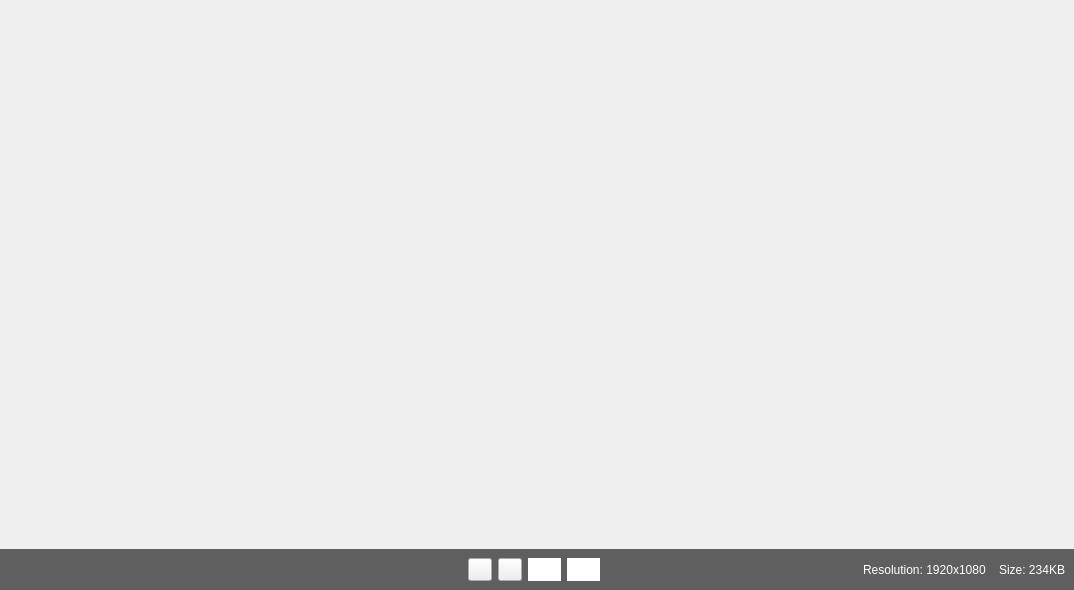
<?xml version="1.0" encoding="UTF-8"?>
<ui version="4.0">
 <class>PicturePlay</class>
 <widget class="QWidget" name="PicturePlay">
  <property name="geometry">
   <rect>
    <x>0</x>
    <y>0</y>
    <width>1074</width>
    <height>590</height>
   </rect>
  </property>
  <property name="windowTitle">
   <string>Form</string>
  </property>
  <layout class="QVBoxLayout" name="verticalLayout">
   <property name="spacing">
    <number>0</number>
   </property>
   <property name="leftMargin">
    <number>0</number>
   </property>
   <property name="topMargin">
    <number>0</number>
   </property>
   <property name="rightMargin">
    <number>0</number>
   </property>
   <property name="bottomMargin">
    <number>0</number>
   </property>
   <item>
    <widget class="QWidget" name="widget_pixmap" native="true">
     <property name="sizePolicy">
      <sizepolicy hsizetype="Preferred" vsizetype="Expanding">
       <horstretch>0</horstretch>
       <verstretch>0</verstretch>
      </sizepolicy>
     </property>
    </widget>
   </item>
   <item>
    <widget class="QWidget" name="widget_bar" native="true">
     <property name="styleSheet">
      <string notr="true">QWidget#widget_bar
{
	background-color: #5F5F5F;
}</string>
     </property>
     <layout class="QHBoxLayout" name="horizontalLayout">
      <item>
       <spacer name="horizontalSpacer">
        <property name="orientation">
         <enum>Qt::Horizontal</enum>
        </property>
        <property name="sizeHint" stdset="0">
         <size>
          <width>40</width>
          <height>20</height>
         </size>
        </property>
       </spacer>
      </item>
      <item>
       <widget class="QToolButton" name="toolButton_previousPlay">
        <property name="styleSheet">
         <string notr="true">QToolButton[pause=false]
{
	min-width: 30px;
	min-height: 20px;
	border: 0px;
	border-radius: 0px;
	border-image: url(:/playback/playback/pb_rewind.png);
	background-color: #FFFFFF;
}
QToolButton[pause=true]
{
	min-width: 30px;
	min-height: 20px;
	border: 0px;
	border-radius: 0px;
	border-image: url(:/playback/playback/pb_pause.png);
	background-color: #FFFFFF;
}
QToolButton:hover
{
	background-color: rgb(10,168,227);
}
QToolButton:pressed
{
	background-color: #2E2E2E;
}
QToolButton:checked
{
	background-color: rgb(10,168,227);
}
QToolButton:disabled
{
	background-color: rgb(150,150,150);
}</string>
        </property>
        <property name="text">
         <string/>
        </property>
        <property name="pause" stdset="0">
         <bool>false</bool>
        </property>
       </widget>
      </item>
      <item>
       <widget class="QToolButton" name="toolButton_postPlay">
        <property name="styleSheet">
         <string notr="true">QToolButton[pause=false]
{
	min-width: 30px;
	min-height: 20px;
	border: 0px;
	border-radius: 0px;
	border-image: url(:/playback/playback/pb_play.png);
	background-color: #FFFFFF;
}
QToolButton[pause=true]
{
	min-width: 30px;
	min-height: 20px;
	border: 0px;
	border-radius: 0px;
	border-image: url(:/playback/playback/pb_pause.png);
	background-color: #FFFFFF;
}
QToolButton:hover
{
	background-color: rgb(10,168,227);
}
QToolButton:pressed
{
	background-color: #2E2E2E;
}
QToolButton:checked
{
	background-color: rgb(10,168,227);
}
QToolButton:disabled
{
	background-color: rgb(150,150,150);
}</string>
        </property>
        <property name="text">
         <string/>
        </property>
        <property name="pause" stdset="0">
         <bool>false</bool>
        </property>
       </widget>
      </item>
      <item>
       <widget class="QToolButton" name="toolButton_previous">
        <property name="styleSheet">
         <string notr="true">QToolButton
{
	min-width: 30px;
	min-height: 20px;
	border: 0px;
	border-radius: 0px;
	border-image: url(:/playback/playback/pre.png);
	background-color: #FFFFFF;
}
QToolButton:hover
{
	background-color: rgb(10,168,227);
}
QToolButton:pressed
{
	background-color: #2E2E2E;
}
QToolButton:checked
{
	background-color: rgb(10,168,227);
}
QToolButton:disabled
{
	background-color: rgb(150,150,150);
}</string>
        </property>
        <property name="text">
         <string/>
        </property>
       </widget>
      </item>
      <item>
       <widget class="QToolButton" name="toolButton_next">
        <property name="styleSheet">
         <string notr="true">QToolButton
{
	min-width: 30px;
	min-height: 20px;
	border: 0px;
	border-radius: 0px;
	border-image: url(:/playback/playback/next.png);
	background-color: #FFFFFF;
}
QToolButton:hover
{
	background-color: rgb(10,168,227);
}
QToolButton:pressed
{
	background-color: #2E2E2E;
}
QToolButton:checked
{
	background-color: rgb(10,168,227);
}
QToolButton:disabled
{
	background-color: rgb(150,150,150);
}</string>
        </property>
        <property name="text">
         <string/>
        </property>
       </widget>
      </item>
      <item>
       <widget class="QLabel" name="label_size">
        <property name="sizePolicy">
         <sizepolicy hsizetype="Expanding" vsizetype="Preferred">
          <horstretch>0</horstretch>
          <verstretch>0</verstretch>
         </sizepolicy>
        </property>
        <property name="styleSheet">
         <string notr="true">color: #FFFFFF;</string>
        </property>
        <property name="text">
         <string>Resolution: 1920x1080    Size: 234KB</string>
        </property>
        <property name="alignment">
         <set>Qt::AlignRight|Qt::AlignTrailing|Qt::AlignVCenter</set>
        </property>
       </widget>
      </item>
     </layout>
    </widget>
   </item>
  </layout>
 </widget>
 <resources/>
 <connections/>
</ui>
